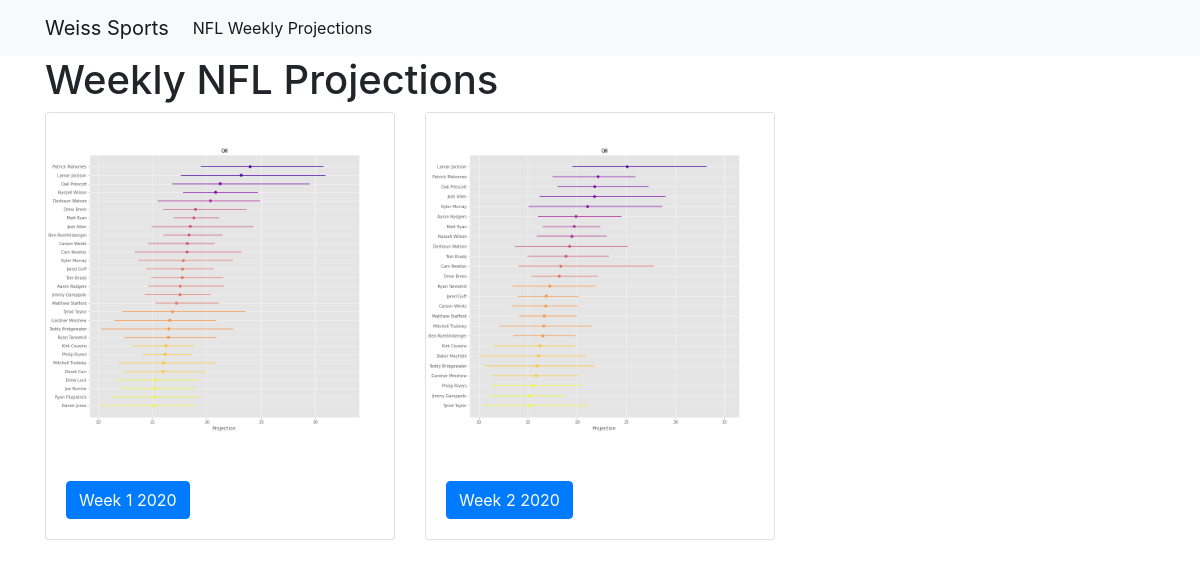
Screenshot of /nflweekly/ with the database file from the repository.
### nflweekly/models.py (models this page shows)
class Week(models.Model):
    week = models.CharField(max_length=100)
    year = models.CharField(max_length=20)
    image = models.ImageField(upload_to='images/')
    csv = models.FileField(upload_to='documents/')

### nflweekly/views.py (the view)
# urls.py: path("", views.weekly_index, name="weekly_index"),
def weekly_index(request):
    weeks = Week.objects.all()
    context = {
        'weeks': weeks,
    }
    return render(request, 'nflweekly_index.html', context)

### nflweekly/templates/nflweekly_index.html
{% extends "base.html" %}
{% load static %}
{% block page_content %}
<h1>Weekly NFL Projections</h1>
<div class="row">
{% for week in weeks %}
    <div class="col-md-4">
        <div class="card mb-2">
            <img class="card-img-top" src={{ week.image.url }}>
            <div class="card-body">
                <a href="{% url 'weekly_detail' week.pk %}"
                   class="btn btn-primary">
                    Week {{ week.week}} {{ week.year }}
                </a>
            </div>
        </div>
    </div>
    {% endfor %}
</div>
{% endblock %}

### rows the page displays
Week: image (picture), week "1", year "2020"
Week: image (picture), week "2", year "2020"
